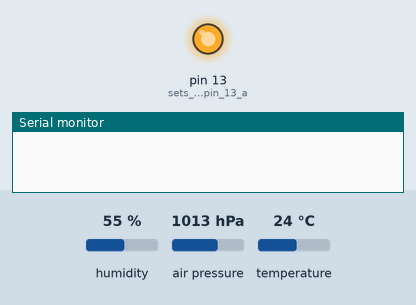
Bench run of a sketch on a simulated Arduino Uno, built with avr-gcc and run on an emulated ATmega328P. On the bench: output pins drawn as LEDs (lit = HIGH), the last lines printed to the serial monitor. The inputs (shaded band) are chosen by the test bench; at power-on: humidity 55 %, air pressure 1013 hPa, temperature 24 °C.

Above: at 0.2 s.
At 4.5 s:
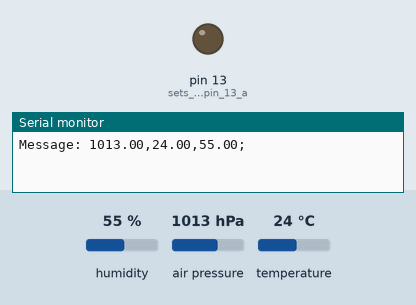
Timing chart, 0 to 11.1 s (numbered marks = the images above):
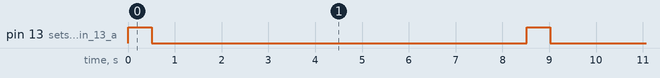

Measured:
- by itself, pin 13 (sets_the_digital_pin_13_a): alternates HIGH for 0.50 s and LOW for 8.0 s

The sketch:

outdoor.ino
```cpp
// Low power mode
#include "LowPower.h"

// To handle communication with BT module
#include <SoftwareSerial.h>

// BME
#include <Wire.h>
#include <Adafruit_Sensor.h>
#include <Adafruit_BME280.h>

// DHT
#include "DHT.h"

// DHT signal pin
#define DHTPIN 3
// DHT type
#define DHTTYPE DHT22

// Location specific sea level pressure [hPa]
#define SEALEVELPRESSURE_HPA (1013.25)

// To handle communication with BT module
const byte rxPin = 5;
const byte txPin = 4;

// Set up a new SoftwareSerial object
SoftwareSerial mySerial (rxPin, txPin);

// Set up a new Adafruit_BME280 object
Adafruit_BME280 bme;

// Sensor definition
DHT dht(DHTPIN, DHTTYPE);

String pressure;
float temperature, humidity;

// Single message to indoor module
String message;


void setup(){
    mySerial.begin(38400);
    Serial.begin(38400);

    pinMode(13, OUTPUT);    // sets the digital pin 13 as output

    if (!bme.begin(0x76)) {
        Serial.println("No BME280 found");
    }
    dht.begin();
}

void loop(){

  // Read pressure
  pressure = bme.readPressure() / 100.0F;

  // Read temperature and humidity
  temperature = dht.readTemperature();
  humidity = dht.readHumidity();

  // Make sure data is valid
  if (isnan(temperature) || isnan(humidity)){

    // If not, print message
    Serial.println("No data form DHT22");

  }

  digitalWrite(13, HIGH); // sets the digital pin 13 on
  delay(500);
  digitalWrite(13, LOW); // sets the digital pin 13

  message = pressure + "," + temperature + "," + humidity + ";";

  Serial.println("Message: " + message);
  mySerial.print(message);

  LowPower.powerDown(SLEEP_8S, ADC_OFF, BOD_OFF);

}
```
